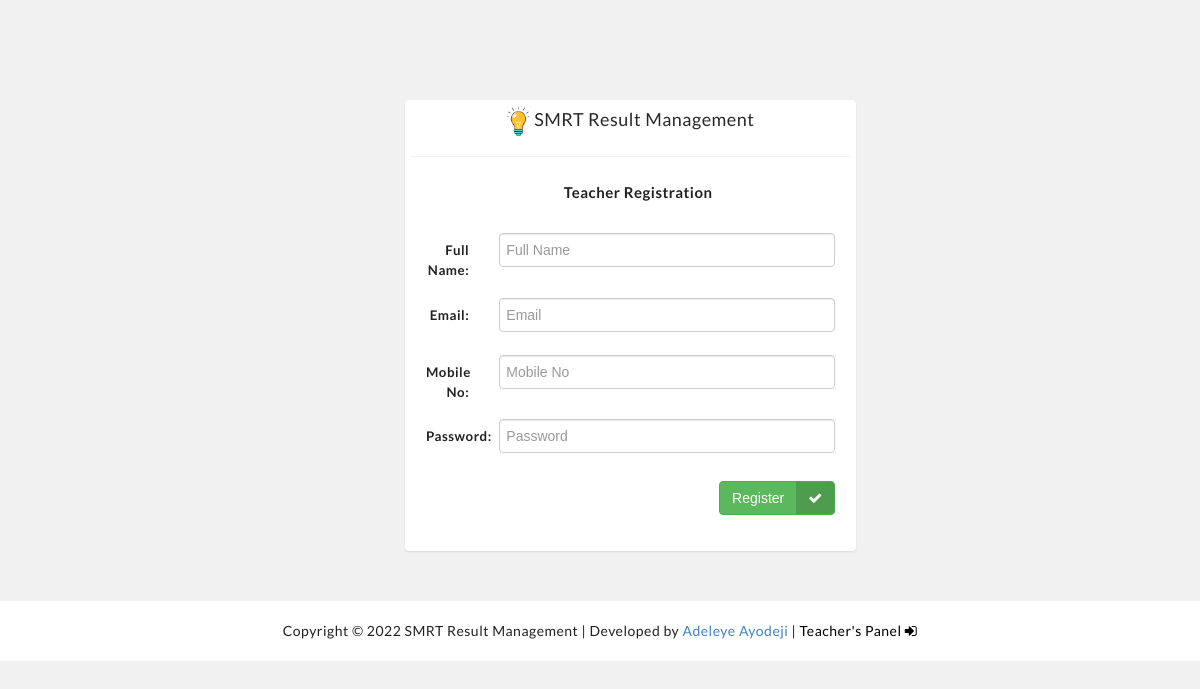
The page /adteach.php on the database its author committed.
### tables this page shows
CREATE TABLE IF NOT EXISTS `settings` (
  `id` int(11) NOT NULL AUTO_INCREMENT,
  `title` varchar(10000) DEFAULT NULL,
  `description` text,
  `address1` longtext,
  `address2` longtext,
  `session` varchar(1000) DEFAULT NULL,
  `term` varchar(1000) DEFAULT NULL,
  `logo` varchar(1000) DEFAULT NULL,
  `siteback` varchar(1000) DEFAULT NULL,
  PRIMARY KEY (`id`)
);

### adteach.php (the view, shortened to what this page needs)
<?php
include('includes/config.php');
?>
<?php include('includes/header.php');?>
               <?php
                            $stmt = $dbh->query("SELECT * FROM settings");
                            $rowlog = $stmt->fetch(PDO::FETCH_OBJ);
                            ?>
            <div class="">
                <div class="row">
                        <section class="section">
                            <div class="row mt-40">
                                <div class="col-md-5 col-md-offset-4 ">
                                    <div class="row mt-30 ">
                                        <div class="col-md-11">
                                            <div class="panel">
                                                <div class="panel-heading">
                                                    <h3 style="font-weight: normal;" class="text-center"><img src="images/<?php echo htmlentities($rowlog->logo); ?>" height="30px"> <?php echo htmlentities($rowlog->title); ?></h3>
                                                    <hr>
                                                    <div class="panel-title text-center">
                                                        <h4>Teacher Registration</h4>
                                                    </div>
                                                </div>
                                                <div class="panel-body p-20">
                                                    <form class="form-horizontal" method="post">
                                                    	<div class="form-group">
                                                    		<label for="inputEmail3" class="col-sm-2 control-label">Full Name:</label>
                                                    		<div class="col-sm-10">
                                                    			<input type="text" name="fullName" class="form-control" id="inputEmail3" placeholder="Full Name" required="">
                                                    		</div>
                                                    	</div>
                                                        <div class="form-group">
                                                            <label for="inputEmail3" class="col-sm-2 control-label">Email:</label>
                                                            <div class="col-sm-10">
                                                                <input type="text" name="email" class="form-control" id="inputEmail3" placeholder="Email" required="">
                                                            </div>
                                                        </div>
                                                        <div class="form-group">
                                                            <label for="inputEmail3" class="col-sm-2 control-label">Mobile No:</label>
                                                            <div class="col-sm-10">
                                                                <input type="text" name="mobileNo" class="form-control" id="inputEmail3" placeholder="Mobile No" required="">
                                                            </div>
                                                        </div>
                                                    	<div class="form-group">
                                                    		<label for="inputPassword3" class="col-sm-2 control-label">Password:</label>
                                                    		<div class="col-sm-10">
                                                    			<input type="password" name="password" class="form-control" id="inputPassword3" placeholder="Password" required="">
                                                    		</div>
                                                    	</div>
                                                        <div class="form-group mt-20">
                                                    		<div class="col-sm-offset-2 col-sm-10">
                                                    			<button type="submit" name="login" class="btn btn-success btn-labeled pull-right">Register<span class="btn-label btn-label-right"><i class="fa fa-check"></i></span></button>
                                                    		</div>
                                                    	</div>
                                                    </form>
                                                </div>
                                            </div>
                                        </div>
                                    </div>
                                </div>
                            </div>
                        </section>
                </div>
            </div>
        </div>
        <?php include 'includes/credit.php'; ?>
    </body>
</html>

### includes/credit.php
<?php
    $place = $_SERVER['REQUEST_URI'] == "/teacherlog.php" ? "fixed" : "static";
?>
<div class="credit" style="position: <?php echo $_SESSION ? "static" : $place; ?>;">
				   <?php
                            $stmt = $dbh->query("SELECT * FROM settings");
                            $rowwww = $stmt->fetch(PDO::FETCH_OBJ);
                            ?>
           Copyright &copy; <?php echo date("Y")." ". htmlentities($rowwww->title); ?> | Developed by <a href="https://adeleyeayodeji.com" target="_blank">Adeleye Ayodeji</a> | <?php
           	if (!isset($_SESSION["alogin"])) {
			?>
			<a href="teacherlog.php" style="color: black;">Teacher's Panel <i class="fa fa-sign-in"></i></a>
			<?php
		}else{
		   	?>
		   	<a href="logout.php" style="color: red;">Logout <i class="fa fa-sign-out"></i></a>
		   	<?php
		}
            ?>
        </div>

### css/main.css (style rules this page uses)
body,html { font-family:Poppins,sans-serif;font-weight:400;color:#494949;font-size:12px;line-height:1.75em }
@media (min-width:600px) { body,html { font-size:calc(12px + (14 - 12) * ((100vw - 600px)/ (1140 - 600))) } }
@media (min-width:1140px) { body,html { font-size:14px } }
a,abbr,acronym,address,b,big,blockquote,caption,center,cite,code,dd,del,dfn,dl,dt,em,fieldset,form,h1,h2,h3,h4,h5,h6,i,img,ins,kbd,label,legend,li,ol,p,pre,q,s,samp,small,strike,strong,sub,sup,table,tbody,td,tfoot,th,thead,tr,tt,u,ul,var { margin:0;padding:0 }
.h1,.h2,.h3,.h4,.h5,.h6,h1,h2,h3,h4,h5,h6 { font-family:Poppins,sans-serif;font-weight:400;color:#292929;clear:both }
.h3,h3 { font-size:19.888804939px;margin-top:1.3198379732em;line-height:1.5838055678em;margin-bottom:.3037841038em }
@media (min-width:600px) { .h3,h3 { font-size:calc(19.888804939px + (23.2036057621 - 19.888804939) * ((100vw - 600px)/ (1140 - 600))) } }
@media (min-width:1140px) { .h3,h3 { font-size:23.2036057621px;margin-top:1.3198379732em;line-height:1.5838055678em;margin-bottom:.2980960311em } }
.h4,h4 { font-size:16.8060715286px;margin-top:1.5619355157em;line-height:1.8743226189em;margin-bottom:.3681503615em }
@media (min-width:600px) { .h4,h4 { font-size:calc(16.8060715286px + (19.60708345 - 16.8060715286) * ((100vw - 600px)/ (1140 - 600))) } }
@media (min-width:1140px) { .h4,h4 { font-size:19.60708345px;margin-top:1.5619355157em;line-height:1.8743226189em;margin-bottom:.3601841818em } }
input[type=color],input[type=date],input[type=datetime-local],input[type=email],input[type=month],input[type=number],input[type=password],input[type=search],input[type=text],input[type=time],input[type=url],input[type=week],textarea { display:block;max-width:100%;padding:.4375em;font-size:12px;margin-bottom:1.3125em }
@media (min-width:600px) { input[type=color],input[type=date],input[type=datetime-local],input[type=email],input[type=month],input[type=number],input[type=password],input[type=search],input[type=text],input[type=time],input[type=url],input[type=week],textarea { font-size:calc(12px + (14 - 12) * ((100vw - 600px)/ (1140 - 600))) } }
@media (min-width:1140px) { input[type=color],input[type=date],input[type=datetime-local],input[type=email],input[type=month],input[type=number],input[type=password],input[type=search],input[type=text],input[type=time],input[type=url],input[type=week],textarea { font-size:14px;margin-bottom:.546875em } }
button,input[type=submit] { cursor:pointer;font-size:12px;padding:.4375em 1.75em;margin-bottom:0 }
@media (min-width:600px) { button,input[type=submit] { font-size:calc(12px + (14 - 12) * ((100vw - 600px)/ (1140 - 600))) } }
@media (min-width:1140px) { button,input[type=submit] { font-size:14px;margin-bottom:0 } }
label { display:block;padding-bottom:.21875em;margin-bottom:-.125em }
body { font-family:Poppins,sans-serif;-webkit-font-smoothing:antialiased;background-color:#f2f2f2;color:#494949;text-rendering:optimizeLegibility!important;letter-spacing:.5px;overflow-x:hidden }
a { outline:0!important;text-decoration:none!important;color:#494949;-webkit-transition:all .4s ease-in-out;transition:all .4s ease-in-out }
.mt-20 { margin-top:20px!important }
.mt-30 { margin-top:30px!important }
.mt-40 { margin-top:40px!important }
.p-20 { padding:20px!important }
.panel { box-shadow:0 1px 2px rgba(0,0,0,.1) }
.panel .panel-title h1,.panel .panel-title h2,.panel .panel-title h3,.panel .panel-title h4,.panel .panel-title h5,.panel .panel-title h6 { color:inherit!important;margin:0;line-height:30px }
.panel-heading { padding:5px }
.panel-heading .panel-title { margin-top:10px;padding-left:15px }
.section { padding:30px 0 }
.btn .fa { margin-right:6px }
.btn.btn-labeled { padding-top:0;padding-bottom:0 }
.btn.btn-labeled .fa { margin-right:0 }
.btn.btn-labeled .btn-label { position:relative;background:0 0;background:rgba(0,0,0,.15);display:inline-block;padding:6px 12px;left:-12px;border-radius:4px 0 0 4px }
.btn.btn-labeled .btn-label.btn-label-right { left:auto;right:-12px;border-radius:0 4px 4px 0 }
.form-group label { font-size:95% }

### css/style.css (style rules this page uses)
body { background: #f1f1f1; }
.credit { position: fixed; bottom: 0px; width: 100%; padding: 20px; text-align: center; background: white; }

### rows shown on the page
settings: logo (picture), title "SMRT Result Management"
